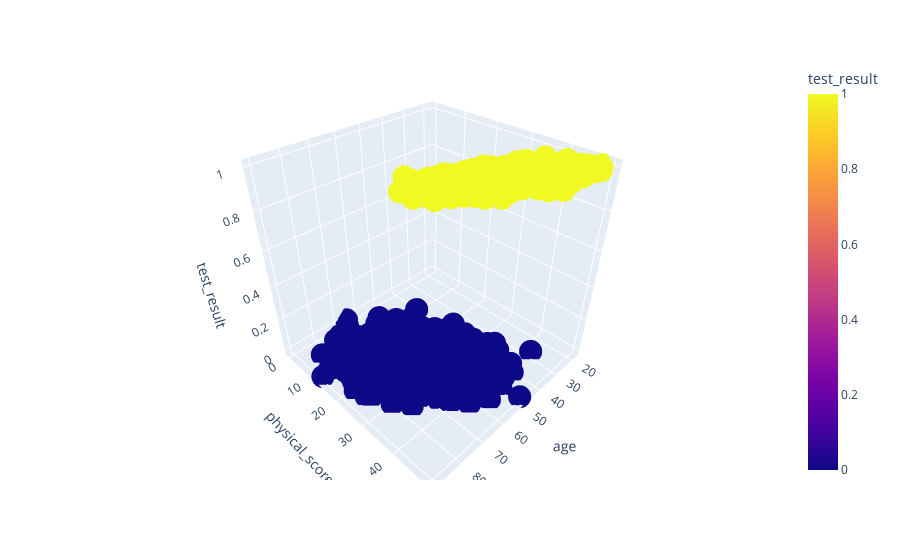

The notebook cell this image was saved under:
### Code cell
import plotly.express as px
fig = px.scatter_3d(x='age',y='physical_score', z='test_result',data_frame=df,color='test_result')
fig.show()

### Figure 1 — Plotly figure (JSON) as saved in the notebook; plotly's stock layout.template omitted (floating-point values rounded to 4 significant figures; data arrays with more than 128 entries replaced by an {"elided": "..."} marker saying what was removed)
{"data": [{"hovertemplate": "age=%{x}<br>physical_score=%{y}<br>test_result=%{marker.color}<extra></extra>", "legendgroup": "", "marker": {"color": {"elided": "5000 int values"}, "coloraxis": "coloraxis", "symbol": "circle"}, "mode": "markers", "name": "", "scene": "scene", "showlegend": false, "type": "scatter3d", "x": {"elided": "5000 int values"}, "y": {"elided": "5000 float values"}, "z": {"elided": "5000 int values"}}], "layout": {"coloraxis": {"colorbar": {"title": {"text": "test_result"}}, "colorscale": [[0, "#0d0887"], [0.1111, "#46039f"], [0.2222, "#7201a8"], [0.3333, "#9c179e"], [0.4444, "#bd3786"], [0.5556, "#d8576b"], [0.6667, "#ed7953"], [0.7778, "#fb9f3a"], [0.8889, "#fdca26"], [1, "#f0f921"]]}, "legend": {"tracegroupgap": 0}, "margin": {"t": 60}, "scene": {"domain": {"x": [0, 1], "y": [0, 1]}, "xaxis": {"title": {"text": "age"}}, "yaxis": {"title": {"text": "physical_score"}}, "zaxis": {"title": {"text": "test_result"}}}}}
